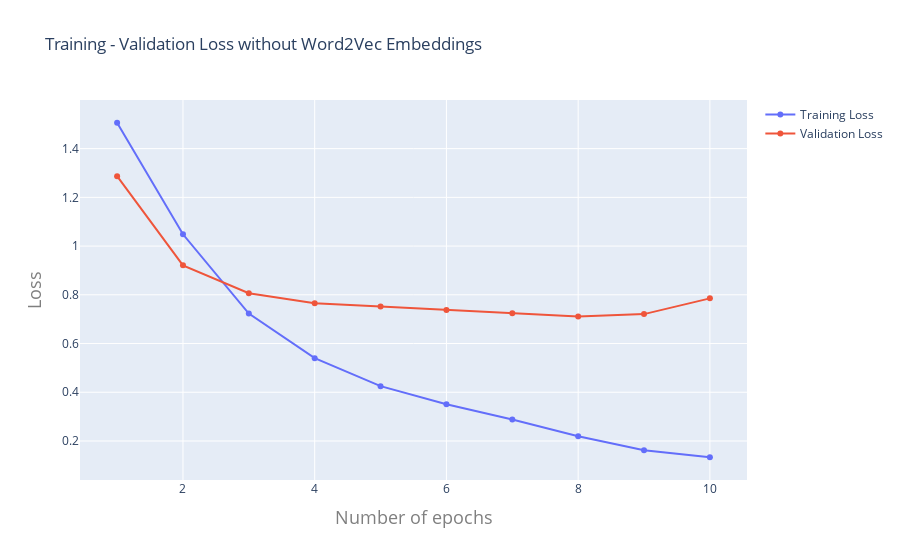

Notebook code for this chart:
### Markdown cell above
### Training - Validation Loss

### Code cell
metric_to_plot = "loss"
epochs = list(range(1, max(history.epoch) + 2))
training_loss = history.history[metric_to_plot]
validation_loss = history.history["val_" + metric_to_plot]

trace1 = {
    "mode": "lines+markers",
    "name": "Training Loss",
    "type": "scatter",
    "x": epochs,
    "y": training_loss
}

trace2 = {
    "mode": "lines+markers",
    "name": "Validation Loss",
    "type": "scatter",
    "x": epochs,
    "y": validation_loss
}

data = Data([trace1, trace2])
layout = {
    "title": "Training - Validation Loss without Word2Vec Embeddings",
    "xaxis": {
        "title": "Number of epochs",
        "titlefont": {
            "size": 18,
            "color": "#7f7f7f"
        }
    },
    "yaxis": {
        "title": "Loss",
        "titlefont": {
            "size": 18,
            "color": "#7f7f7f"
        }
    }
}
fig = Figure(data=data, layout=layout)
fig.update_layout(hovermode="x unified")
fig.show()

### Figure 1 — Plotly figure (JSON) as saved in the notebook; plotly's stock layout.template omitted (floating-point values rounded to 4 significant figures)
{"data": [{"mode": "lines+markers", "name": "Training Loss", "type": "scatter", "x": [1, 2, 3, 4, 5, 6, 7, 8, 9, 10], "y": [1.506, 1.048, 0.723, 0.54, 0.425, 0.3505, 0.2881, 0.2197, 0.1617, 0.1332]}, {"mode": "lines+markers", "name": "Validation Loss", "type": "scatter", "x": [1, 2, 3, 4, 5, 6, 7, 8, 9, 10], "y": [1.287, 0.921, 0.8062, 0.7654, 0.7524, 0.738, 0.7245, 0.7108, 0.7208, 0.7854]}], "layout": {"hovermode": "x unified", "title": {"text": "Training - Validation Loss without Word2Vec Embeddings"}, "xaxis": {"title": {"font": {"color": "#7f7f7f", "size": 18}, "text": "Number of epochs"}}, "yaxis": {"title": {"font": {"color": "#7f7f7f", "size": 18}, "text": "Loss"}}}}
